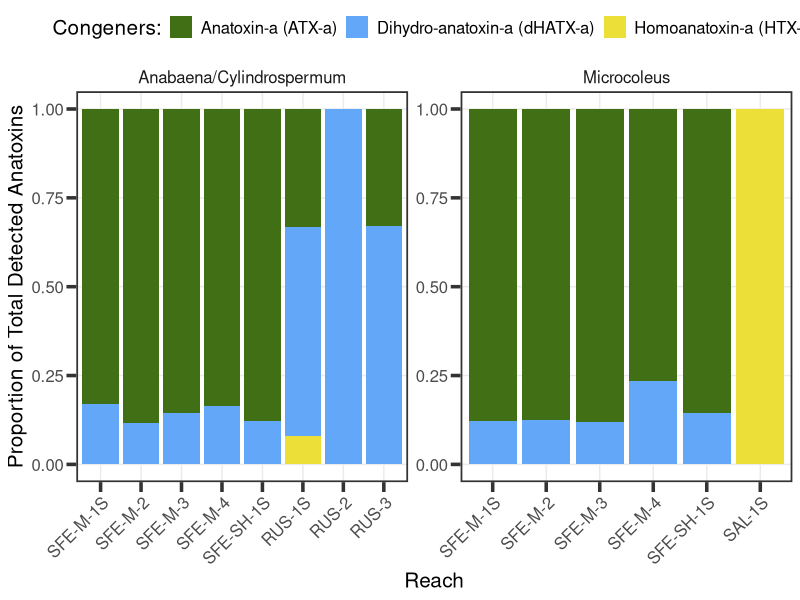

This chart was generated by the following R code: (Note: this script raises an error after producing the figure.)
#### Supplemental figures related to anatoxin concentrations
### Jordan Zabrecky
## last edited: 02.05.2025

# These figures show (1) the proportion of anatoxin congeners at each reach,
# (2) the difference between anatoxins normalized per organic matter vs. chl-a,
# (3) the difference in mat concentrations on our single day riffle experiment

#### (1) Loading libraries and anatoxins data ####

# loading libraries
lapply(c("tidyverse", "lubridate"), require, character.only = T)

# loading anatoxins data
anatoxins <- read.csv("./data/field_and_lab/cyano_atx.csv")
riffle_exp <- read.csv("./data/field_and_lab/riffle_exp_atx.csv")

# use lubridate
anatoxins$field_date <- ymd(anatoxins$field_date)
anatoxins$year <- year(anatoxins$field_date)

#### (2) Percent of congeners per site Figure ####

#### NEED TO ADD CODE TO SEE WHAT PROPORTION OF CONGENERS IN EACH SAMPLE OVERALL?!

# summarize total percent of congeners by site
anatoxins_site <- anatoxins %>% 
  dplyr::group_by(site_reach, sample_type) %>% 
  dplyr::summarize(ATXa_ug_g_percent = sum(ATXa_ug_g) / sum(ATX_all_ug_g),
                   dhATXa_ug_g_percent = sum(dhATXa_ug_g) / sum(ATX_all_ug_g),
                   HTXa_ug_g_percent = sum(HTXa_ug_g) / sum(ATX_all_ug_g)) %>% 
  na.omit() # get rid of salmon with no detects

# looking to see if there is difference per year real quick...
anatoxin_site_year <- anatoxins %>% 
  dplyr::group_by(site_reach, sample_type, year) %>% 
  dplyr::summarize(ATXa_ug_g_percent = sum(ATXa_ug_g) / sum(ATX_all_ug_g),
                   dhATXa_ug_g_percent = sum(dhATXa_ug_g) / sum(ATX_all_ug_g),
                   HTXa_ug_g_percent = sum(HTXa_ug_g) / sum(ATX_all_ug_g))
# nope, no greater than 0.1 or 10% and usually closer

# pivot longer
anatoxins_site_long <- anatoxins_site %>% 
  pivot_longer(!(site_reach:sample_type), names_to = "congener",
               values_to = "percent")

# remove sites with no anatoxins
anatoxins_site_long <- anatoxins_site_long %>% 
  filter(site_reach != "SAL-2" & site_reach != "SAL-3")

# custom ordering of site_reach
anatoxins_site_long$site_reach <- factor(anatoxins_site_long$site_reach , 
                                         levels=c("SFE-M-1S", "SFE-M-2", "SFE-M-3", "SFE-M-4", 
                                                  "SFE-SH-1S", "SAL-1S", "RUS-1S", "RUS-2", "RUS-3") )

# making figure
congener_fig <- ggplot(anatoxins_site_long, aes(fill = congener, y = percent, x = site_reach)) + 
  scale_fill_manual("Congeners:", labels = c("Anatoxin-a (ATX-a)", "Dihydro-anatoxin-a (dHATX-a)", "Homoanatoxin-a (HTX-a)"),
                    values = c("#416f16", "#62a7f8", "#ebdf38")) +
  geom_bar(position="fill", stat="identity") +
  theme_bw() +
  labs(x = "Reach", y = "Proportion of Total Detected Anatoxins") +
  facet_wrap(~sample_type, scales = "free",
             labeller =  as_labeller(c(`TM` = "Microcoleus", 
                                       `TAC`= "Anabaena/Cylindrospermum"))) +
  theme_bw() +
  theme(strip.background = element_blank()) +
  theme(legend.position = "top",
        panel.grid.minor = element_blank(),
        panel.border = element_rect(linewidth = 1.2), axis.ticks = element_line(linewidth = 1.2),
        text = element_text(size = 15), axis.ticks.length=unit(.25, "cm"),
        axis.text.x = element_text(angle = 45, vjust = 1, hjust = 1))
congener_fig
## MAYBE FACET WRAP IS NOT THE WAY-- need to revisit this

#### (2) Normalizing by OM vs. chl-a figure ####

### WOULD LIKE TO TRY TO ORDER THIS OLDEST TO NEWEST SAMPLE

# add sample name information
anatoxins$sample_name <- paste(anatoxins$site_reach, anatoxins$field_date, sep = " ")

# scale normalization to chl-a to match that of 
anatoxins_edit <- anatoxins %>% 
  mutate(ATX_all_ug_chla_mg = ATX_all_ug_chla_ug * 1000,
         ATX_all_ug_chla_mg_scaled = ATX_all_ug_chla_mg * 12)

# separate out TAC and TM
anatoxins_edit_long <- pivot_longer(anatoxins_edit, cols = c(16, 12),
                                    values_to = "values",
                                    names_to = "normalized_type") %>% 
  select(sample_name, sample_type, normalized_type, values) 

# making figure-- joanna wants log scale
normalize_fig <- ggplot(anatoxins_edit_long, aes(x = values, y = sample_name, 
                                            fill = normalized_type)) +
  geom_bar(position = "dodge", stat = "identity") +
  scale_x_continuous(expression(paste(mu, "g ATX per g OM"), sep = ""), 
                     sec.axis = sec_axis(~.x/12, 
                                         name = expression(paste(mu, "g ATX per mg chl-a"), sep = ""))) +
  scale_fill_manual(NULL, labels = c("ATX normalized to OM", "ATX normalized to chl-a"),
                    values = c("#ebdf38", "#62a7f8")) +
  theme_bw() +
  theme(axis.text.y = element_text(size = 5)) +
  facet_wrap(~sample_type, scales = "free_y",
             labeller =  as_labeller(c(`TM` = "Microcoleus", 
                                       `TAC`= "Anabaena/Cylindrospermum"))) +
  # facet wrap edits
  theme(strip.text = element_text(face = "italic"), strip.background = element_blank())
normalize_fig
# also need to add theme stuff; and adjust scale
# still want to change order from oldest to newest sample
# and move legend bar

#### (3) Riffle experiment ####

# pivot dataframe longer and keep columns we care about
riffle_exp_long <- pivot_longer(riffle_exp, cols = c(4:5), names_to = "congener",
                                values_to = "toxin_ug_dryweight_g") %>% 
  select(site_reach, congener, toxin_ug_dryweight_g)

# color palette
grad_palette <- c("#63a8f8", "#009eba", "#009186", "#00834c", "#416f16",
                  "#597e12", "#809509", "#9ea302", "#bdb000")

# making figure
riffle_fig <- ggplot(data = riffle_exp_long, aes(x = site_reach, y = toxin_ug_dryweight_g)) +
  geom_point(aes(color = site_reach), size = 6, alpha = 0.9, stroke = 1) +
  facet_wrap(~congener, nrow = 2, scales = "free_y",
             labeller =  as_labeller(c(`ATXa_ug_g` = "Anatoxin-a (ATX-a)", 
                                       `dhATXa_ug_g`= "Dihydro-anatoxin-a (dHATX-a)"))) +
  labs(x = NULL, y = expression(paste(mu, "g toxin g"^-1, "dry weight"))) +
  scale_y_continuous(expand=expansion(mult = 0.4)) +
  scale_color_manual(values = grad_palette) +
  theme_bw() +
  theme(strip.background = element_blank()) +
  theme(legend.position = "none",
        panel.grid.major = element_blank(),
        panel.border = element_rect(linewidth = 1.2), axis.ticks = element_line(linewidth = 1.2),
        text = element_text(size = 20), axis.ticks.length=unit(.25, "cm"),
        axis.text.x = element_text(angle = 45, vjust = 1, hjust = 1))
riffle_fig
# need to decide on point size stuff with other figures at some point before finalizing